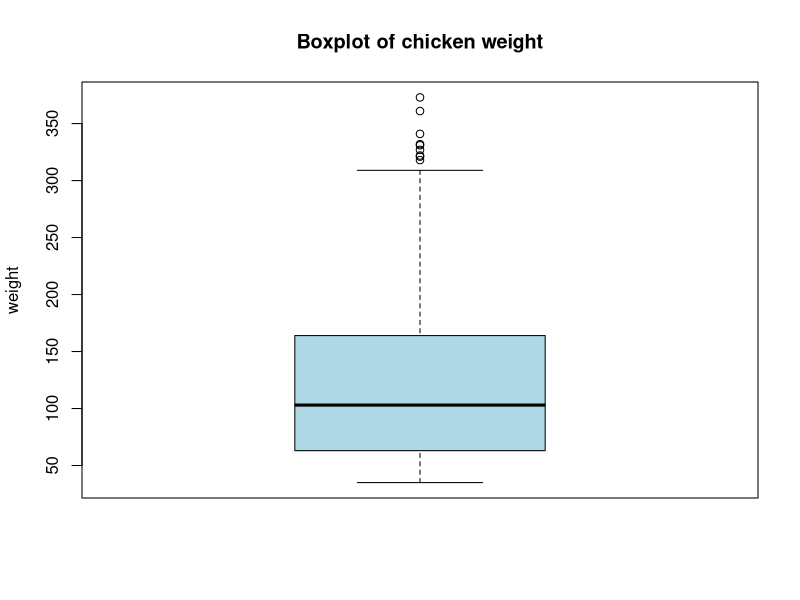
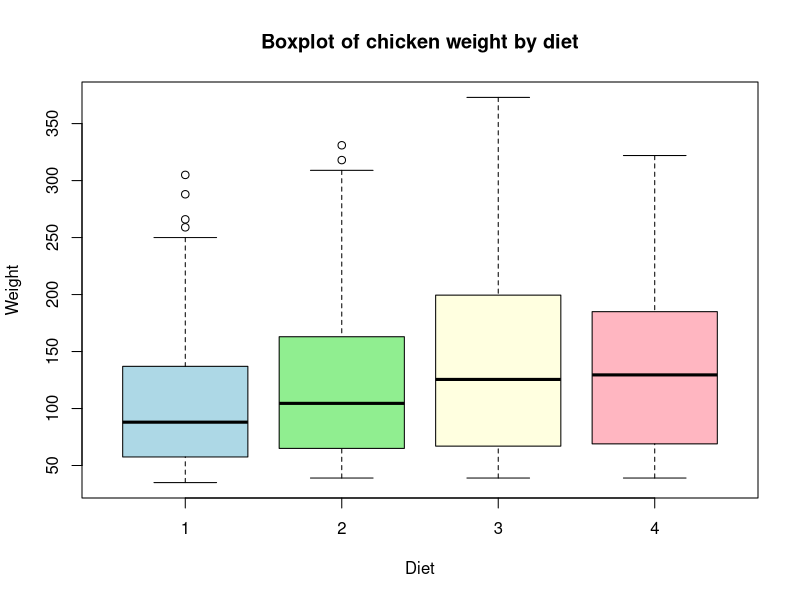
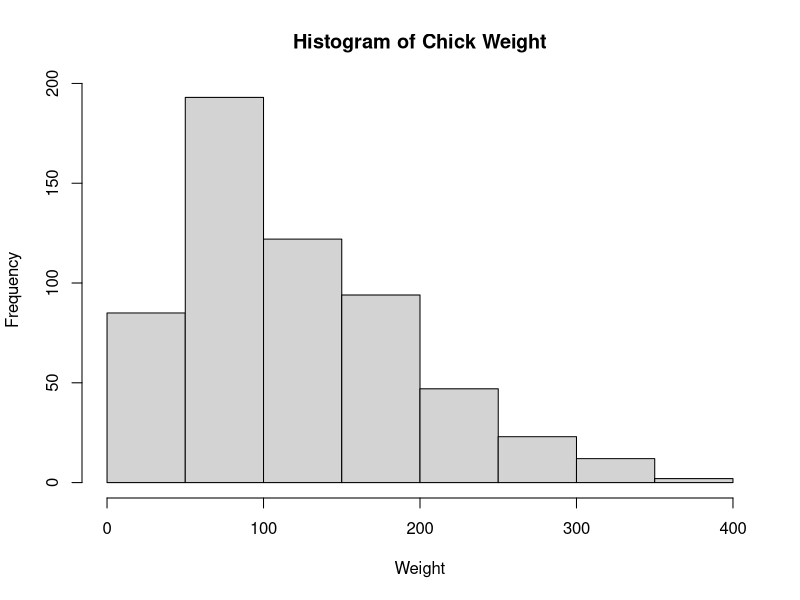
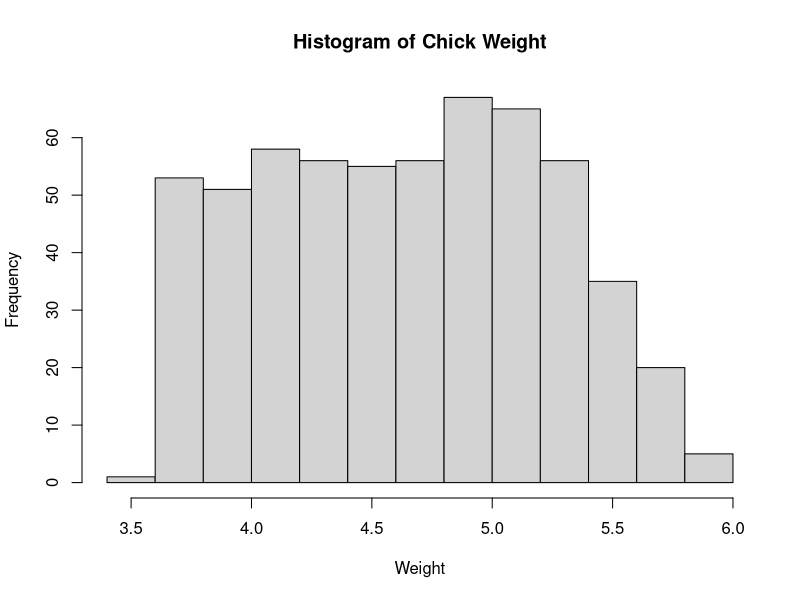
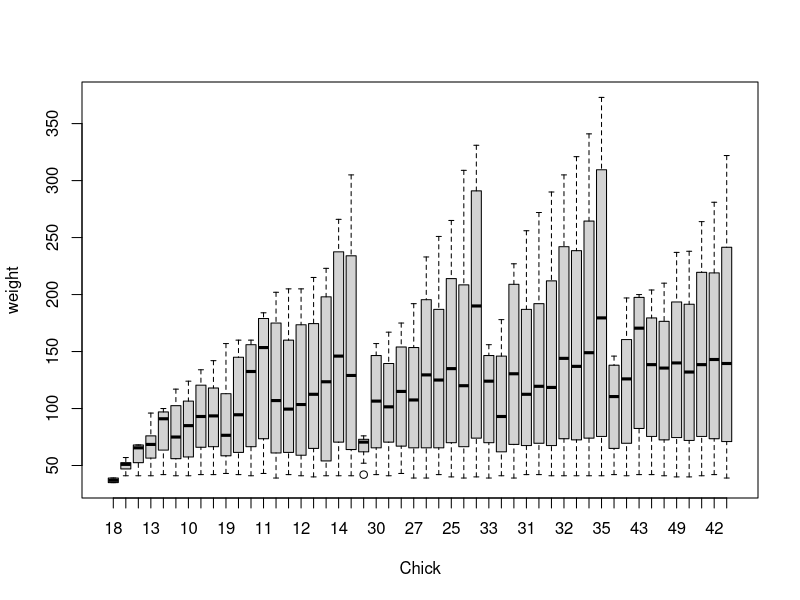
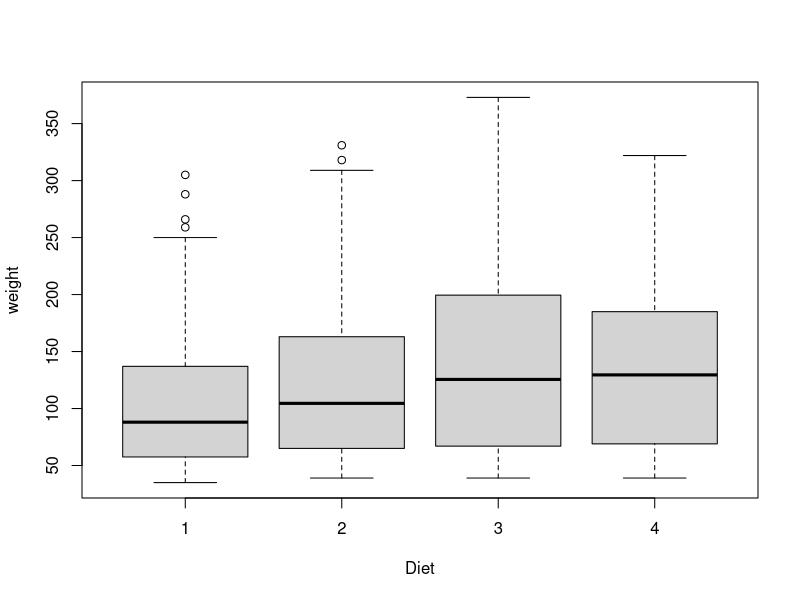
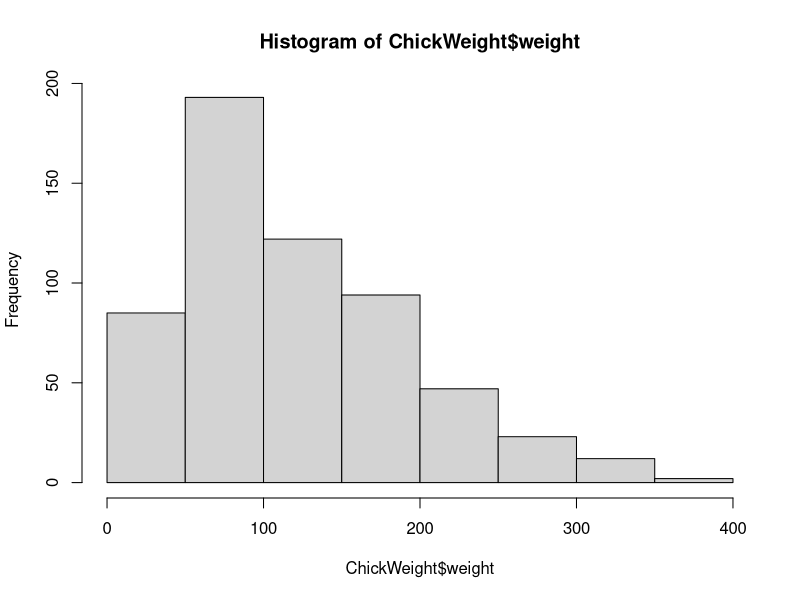
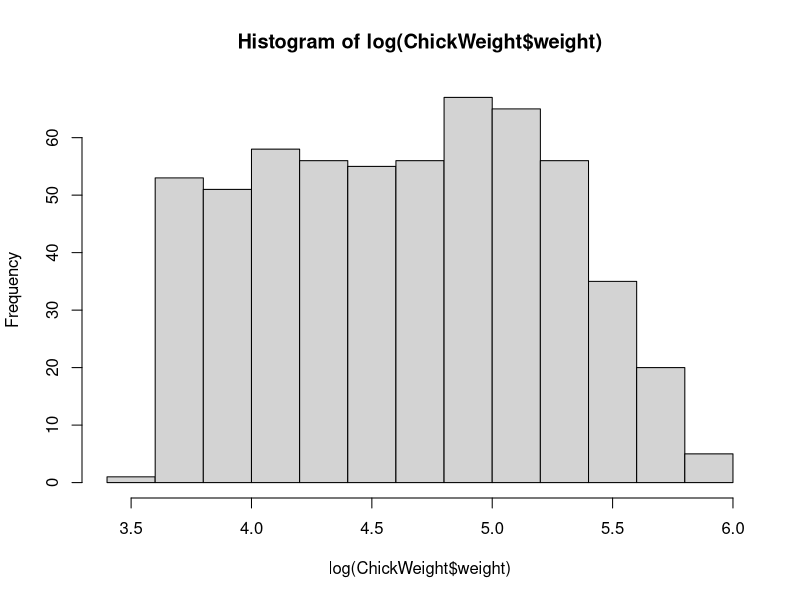

Reproduce these figures in R, in order.
####Some simple Anovas####
#Load the ChickWeight data
data(ChickWeight)


#Inspect the dataset and get familiar with it
attach(ChickWeight)

head(ChickWeight)      # first 6 rows — quick look at structure
str(ChickWeight)       # data types of each column (numeric, factor, character, etc.)
summary(ChickWeight)   # min/max/mean/quartiles for each column
dim(ChickWeight)       # how many rows and columns
names(ChickWeight)     # column names

unique(Diet)

#Visualize the weight per Chick in a boxplot

boxplot(weight,
        names = c("Weight"),
        main = "Boxplot of chicken weight",
        ylab = "weight",
        col = c("lightblue"))

#Visualize the weight of the Diets in a boxplot

boxplot(weight ~ Diet,
        data = ChickWeight,
        main = "Boxplot of chicken weight by diet",
        xlab = "Diet",
        ylab = "Weight",
        col = c("lightblue", "lightgreen", "lightyellow", "lightpink"))


#Now make an Anova where you test whether the weight differs between the different Diets

anova_result <- aov(weight ~ Diet, data = ChickWeight)


#Inspect the summary of the model. Is it significant. How much Variance is explained?
summary(anova_result)

# Yes it does. variance between groups is 10.81 bigger than inbetween group vaiance with very low p value. 


#Is the weight actually normally distributed

hist(weight, 
     main = "Histogram of Chick Weight", 
     xlab = "Weight",
     breaks = 7)


#Is the weight maybe log-normally distributed

hist(log(weight), 
     main = "Histogram of Chick Weight", 
     xlab = "Weight",
     breaks = 9)

#How is the prevalence of the factor variables?
#Many factor levels are uneven. Make a lm model, look at the summary, then make atype III Anova
###Well, does not seem to make a difference)

#Load the InsectSprays 

#Inspect the data


#Make a boxplot of the data
#Now check out the residuals per factor variable
#Now compared the factor levels in a posthoc test


install.packages("car")   # only needed once
library(car)

####Some simple Anovas####
#Load the ChickWeight data
data(ChickWeight)
#Inspect the dataset and get familiar with it
names(ChickWeight)
str(ChickWeight)
summary(ChickWeight)

#Visualize the weight per Chick in a boxplot
boxplot(weight~Chick,data=ChickWeight)
#Visualize the weight of the Diets in a boxplot
boxplot(weight~Diet,data=ChickWeight)
#Now make an Anova where you test whether the weight differs between the different Diets
model<-aov(weight~Diet,data=ChickWeight)
#Inspect the summary of the model. Is it significant. How much Variance is explained?
summary(model)
#Is the weight actually normally distributed
hist(ChickWeight$weight)
#Is the weight maybe log-normally distributed
hist(log(ChickWeight$weight))
#How is the prevalence of the factor variables?
table(ChickWeight$Chick)
table(ChickWeight$Time)
table(ChickWeight$Diet)
#Many factor levels are uneven. Make a type III Anova
model2<-lm(weight~Diet,data=ChickWeight)
summary(model2)
Anova(model2,type="III")
summary(model)
###Well, does not seem to make a difference)


#Load the InsectSprays 
data(InsectSprays)
#Inspect the data
str(InsectSprays)
summary(InsectSprays)

model3<-aov(InsectSprays$count~InsectSprays$spray)
summary(model3)
#Make a boxplot of the data
boxplot(InsectSprays$count~InsectSprays$spray)
#Now check out the residuals per factor variable
boxplot(resid(model3)~InsectSprays$spray)
#Now compared the factor levels in a posthoc test
TukeyHSD(model3)
